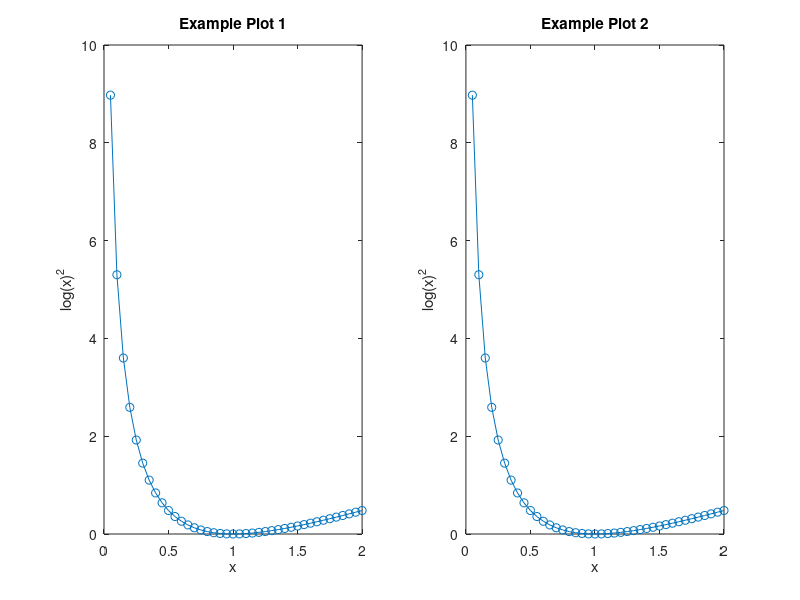

Write the MATLAB code that produced this figure. (Note: this script raises an error after producing the figure.)
%% ex4_DataFromX
% ----------------------------------------------------------------------- %
% This example demonstrates how to control which data is displayed on the
% figure and passed through to the callback function. This is really
% helpful when you want to access information on a point not associated
% with one of the plot axes.
% 
% This is done with the name/value pair arguments 'DataFromUser' and
% 'DataFromAxes'.
% ----------------------------------------------------------------------- %

%% Build a figure
FIG = figure;

subplot(1,2,1)

x = 0.05:0.05:2;
y = log(x).^2;

CHARTS(1) = plot(x,y,'-o');

title('Example Plot 1')
xlabel('x')
ylabel('log(x)^2')

subplot(1,2,2)

x = 0.05:0.05:2;
y = log(x).^2;

CHARTS(2) = plot(x,y,'-o');

title('Example Plot 2')
xlabel('x')
ylabel('log(x)^2')

yyaxis right
y = sqrt(x);

CHARTS(3) = plot(x,y,'-s');

ylabel('x^(1/2)')

%% Setup exploreData
PUSHBUTTONS = {{'Display', @myFunc}};

% ----------------------------------------------------------------------- %
% A cell array with name/data pairs that will be displayed with the 
% datatips. The cell array should be nested so that the first index 
% corresponds to the chart list, and the next index to name/data pairs. The
% name/data pairs should be a cell array where the first column is the
% names and the second the data array.
% 
% Data arrays must have the same number of elements and dimension as the 
% chart from which it will be selected.
USERDATA = {{}, ... % chart 1
            {'y^2', sqrt(x).^2; 'Index', 1:length(x)}}; % chart 3
% ----------------------------------------------------------------------- %

% ----------------------------------------------------------------------- %
% The 'DataFromUser' argument adds data series to be displayed along with
% the plotted data. 
% The 'DataFromAxes' argument disables including the plotted data in the
% display.

exploreData(FIG, PUSHBUTTONS, CHARTS([1 3]), 'DataFromUser', USERDATA);
% exploreData(FIG, PUSHBUTTONS, CHARTS([1 3]), 'DataFromAxes', false);
% exploreData(FIG, PUSHBUTTONS, CHARTS([1 3]), 'DataFromUser', USERDATA, 'DataFromAxes', false);
% ----------------------------------------------------------------------- %

%% Callback Functions
function myFunc(src, event, ui, slct)
if isempty(slct)
    disp('Please select a point!')
    return
end

% Display information on the first selected point.
disp(['The first selected point comes from chart ' ...
      num2str(slct(1).chartnum) ' in ui.xpl with:'])
disp(['    point = ' num2str(slct(1).point')])
disp(['    index = ' num2str(slct(1).index)])

disp('The data cell in ui.xpl.data:')
disp(ui.xpl(slct(1).chartnum).data)

end
